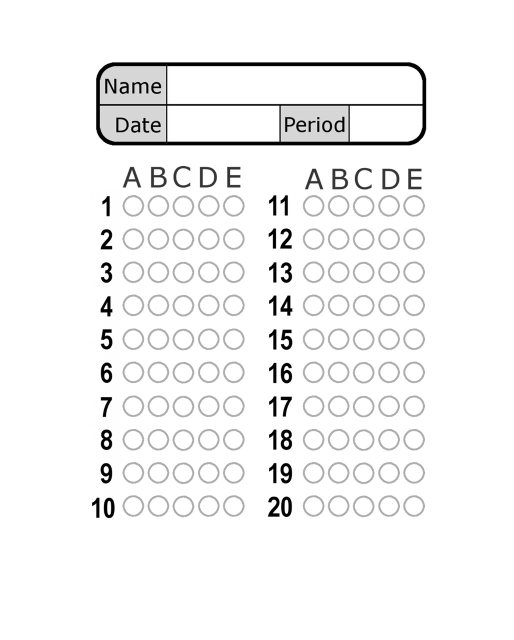
#> input picture imgs/10.jpeg, 1028 x 1280 px (shown at 1/2 size)
$ python test1.py
#> lines starting #> are read from the running program, lines starting #| are printed output that depends on the picture; after the words box and inside, x2 and y2 are one past the last pixel; in counts of white or black regions, pixels touching at a corner belong together
### utils.py
import numpy as np
import cv2 as cv
import inspect

from skimage.color import rgb2gray
from skimage.exposure import histogram
from skimage.morphology.selem import disk


# [35 lines left out: functions imshow, conv2_255, ptile, not called in this run]


def ring_se(inner_rad, outer_rad):
    assert outer_rad > inner_rad, 'The inner radius must be less than outer radius.'
    disc = disk(outer_rad)
    disc[outer_rad-inner_rad:outer_rad+inner_rad+1,
         outer_rad-inner_rad:outer_rad+inner_rad+1] -= disk(inner_rad)
    return disc


# [22 lines left out: function binary_thresh, not called in this run]


def resize_factor(img, factor=1):
    h, w = img.shape[0], img.shape[1]
    return cv.resize(img, w * factor, h * factor)


# [9 lines left out: function resize_hw, not called in this run]

### test1.py
from commonfunctions import show_images
import cv2 as cv
import typing
import numpy as np
import imutils
from matplotlib import pyplot as plt
from utils import ptile,ring_se
from skimage.filters import threshold_local
import utils
import functools
import easyocr

def get_y_dim(stripped_image):
    j = stripped_image.shape[1] // 2
    flips = [0]
    diff, lower, upper = -1, -1, -1
    prv_clr = stripped_image[0][j]
    for i in range(stripped_image.shape[0]):
        if prv_clr != stripped_image[i][j]:
            prv_clr = stripped_image[i][j]
            flips.append(i)
            if flips[-1] - flips[-2] > diff:
                diff  = flips[-1] - flips[-2]
                upper = flips[-2]
                lower = flips[-1]

    return (upper, lower)

def get_largest_cols(stripped_image):
    i = stripped_image.shape[0] // 2
    # The first flip point.
    flips = [0]
    prv_clr = stripped_image[i][0]
    # Loop over the image width and record every line of color change.
    for j in range(stripped_image.shape[1]):
        if prv_clr != stripped_image[i][j]:
            prv_clr = stripped_image[i][j]
            flips.append(j)
    # The last flip point.
    flips.append(stripped_image.shape[1])
    # Get the column sizes we have.
    diffs = [j2 - j1 for j1, j2 in zip(flips, flips[1:])]
    max_dif = max(diffs)
    # Get the indices of all the columns that have
    # comparable sizes to the max column size.
    indices = [index for index, value in enumerate(diffs)
               # If some column has the max column size -5%
               # we may include it.
               if (max_dif * 0.95 < value)]
    # Return the indicies of the columns we found.
    return [(flips[index], flips[index + 1]) for index in indices]


def biggestContour(contours, maxArea=5000):
    biggest = np.array([])
    max_area = 0
    for i in contours:
        area = cv.contourArea(i)
        # to avoid small contours (noise)
        if area > maxArea:
            peri = cv.arcLength(i, True)
            approx = cv.approxPolyDP(i, 0.02 * peri, True)
            # check if this rectangle
            if area > max_area and len(approx) == 4:
                biggest = approx
                max_area = area
    return biggest, max_area


# [62 lines left out: functions drawRectangle, reorder, sort_contours, get_nth_peak, not called in this run]

######################### start program #######################
images = ["imgs/5.jpg","imgs/11.jpg","imgs/10.jpeg"]
## take image
image = cv.imread(images[2])
#> image is the input picture: shape (1280, 1028, 3); min 0, max 255, mean 244.2
orignalImage = image.copy()
## no need for resize
# orignalImage = cv.resize(image,(800,800)) #resizing because opencv does not work well with bigger images

# get width and height
heigh = orignalImage.shape[0]
#> heigh = 1280
width = orignalImage.shape[1]
#> width = 1028

# convert image into grey scale
grayImage = cv.cvtColor(orignalImage, cv.COLOR_BGR2GRAY)

# get histogram
dst = cv.calcHist(grayImage, [0], None, [256], [0, 256])
#> dst = 256 values from 0 to 1028
plt.hist(grayImage.ravel(), 256, [0, 256])
plt.title('Histogram for gray scale image')
plt.show()
#> figure, not shown here; tallest bar 1104103 high, from x = 255 to 256

# make gaussian blur
blur = cv.GaussianBlur(grayImage, (5, 5), 0)
ret3, th3 = cv.threshold(blur, 0, 255, cv.THRESH_BINARY+cv.THRESH_OTSU)
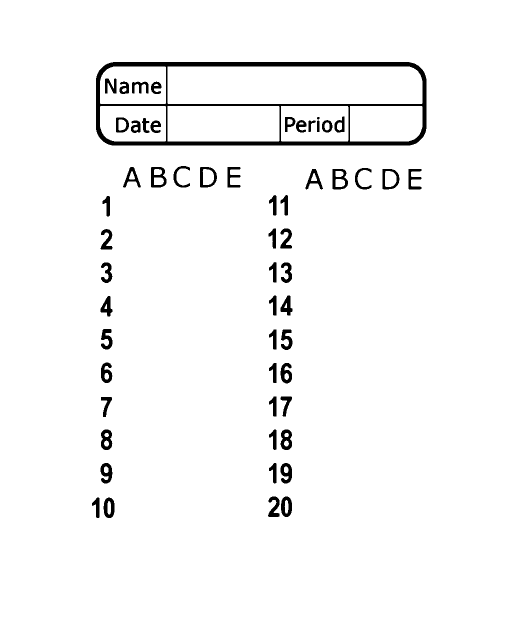
#> th3: shape (1280, 1028) (shown at 1/2 size); 96.9% white; 57 black regions, largest, box (x1, y1, x2, y2) and area: (192, 124, 853, 291) 16737, (302, 334, 333, 375) 681, (665, 338, 696, 379) 662
#> ret3 = 153
print(ret3)
#| 153.0
cv.imshow('thresh', th3)
cv.waitKey(0)

"""
# structure element
SE =np.ones((5,5),np.uint8)
# opening
openingImage = cv.morphologyEx(blur, cv.MORPH_OPEN, SE)
# followed by closing with same SE
closingImage = cv.morphologyEx(blur, cv.MORPH_CLOSE, SE)
"""

# m7tagen n7dd el threshold @zizo
med_val = np.median(blur)
#> med_val = 255
lower = int(max(0, 0.7*med_val))
#> lower = 178
upper = int(min(255, 1.3*med_val))
#> upper = 255
edged = cv.Canny(blur, lower, upper)
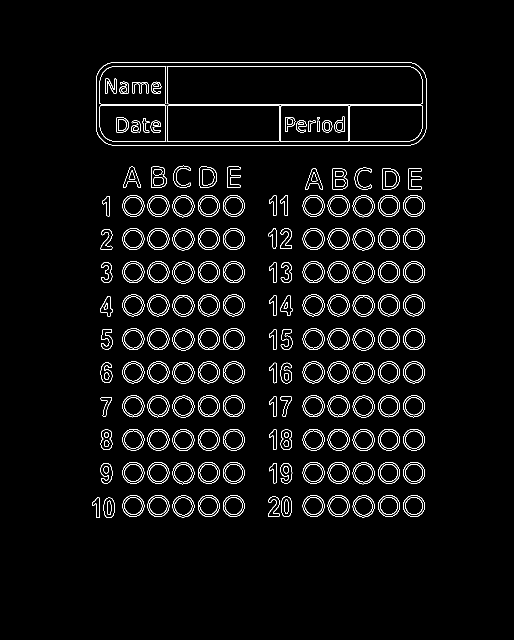
#> edged: shape (1280, 1028) (shown at 1/2 size); 3.3% white in thin lines or dots, all inside (x1, y1, x2, y2) = (184, 124, 853, 1036)
cv.imshow("Outline", edged)
cv.waitKey(0)

## msh 3arf lsa btboz leh??
# structure element
# SE = np.ones((5,5))
# Dilation = cv.dilate(edged,SE,iterations = 2)
# erosion = cv.erode(edged,SE,iterations = 1)


"""
save all found contours in contours
"""
contours, hirerarchy = cv.findContours(
    edged.copy(), cv.RETR_EXTERNAL, cv.CHAIN_APPROX_SIMPLE)
#> contours = 143 contours, 8 with area under 20; largest, box (x1, y1, x2, y2) and area: (192, 124, 853, 291) 108362, (244, 990, 289, 1034) 1461, (295, 990, 339, 1034) 1460, (806, 456, 850, 500) 1460, (806, 990, 850, 1034) 1459; hirerarchy = 143 rows, first 6: [1, -1, -1, -1], [2, 0, -1, -1], [3, 1, -1, -1], [4, 2, -1, -1], [5, 3, -1, -1], [6, 4, -1, -1]
## the paper is the biggest contour in image
biggest, maxArea = biggestContour(contours, width*heigh//5)
#> the loop in biggestContour, `for i in contours:` made 143 passes
#> area on passes 1 to 12: 727.5, 299.5, 725, 495.5, 1452, 1453, 1459, 1457, 1453, 1455, 1456, 1456
#> after the loop in biggestContour, `for i in contours:`: biggest = empty array; max_area = 0
#> biggest = empty array; maxArea = 0

# biggest are 4 points of our biggest contour
print(biggest)
if biggest.size != 0:
    # reorder these 4 points
    biggest = reorder(biggest)
    cv.drawContours(image, biggest, -1, (0, 255, 0), 20)
    imgBigContour = drawRectangle(image, biggest, 2)
    cv.imshow("Big Contours", cv.resize(image, (600, 800)))
    cv.waitKey(0)
    # reorder sort points according to our annotations
    # extract exampaper from  image (warpPerspective)
    pts1 = np.float32(biggest)
    pts2 = np.float32([[0, 0], [width, 0], [0, heigh], [width, heigh]])
    paperView = cv.getPerspectiveTransform(pts1, pts2)
    wrap = cv.warpPerspective(orignalImage, paperView, (width, heigh))
    cv.imshow("final", cv.resize(wrap, (600, 800)))
    cv.waitKey(0)

# if their is no biggest contour (contour with large size)
#   then the image is already the exam paper so take the greyImage
if biggest != []:
    examPaper = wrap
    examPaper = cv.cvtColor(examPaper, cv.COLOR_BGR2GRAY)
else:
    examPaper = grayImage


## histogram of the examPaper itself
cv.imshow("bubble group", cv.resize(examPaper, (600, 800)))
cv.waitKey(0)
plt.hist(examPaper.ravel(), 256, [0, 256])
plt.title('Histogram for gray scale image')
plt.show()


"""
####   hsv thresholding   (tare2a 7lwa mmkn nst5dmha)
imgHsv = cv.cvtColor(examPaper, cv.COLOR_BGR2HSV)

# Define lower/upper color
lower = np.array([0, 0, 180])
upper = np.array([180, 20, 255])

# Check the region of the image actually with a color in the range defined below
# inRange returns a matrix in black and white
bw = cv.inRange(imgHsv, lower, upper)
print(bw)
"""


#TODO: 3ayzen nzbt el thresholding
ret, thresh1 = cv.threshold(examPaper, 220, 255, cv.THRESH_BINARY_INV)
#> thresh1: shape (1280, 1028); 8.8% white; 142 white regions, largest, box (x1, y1, x2, y2) and area: (192, 124, 853, 291) 43298, (664, 337, 696, 379) 799, (302, 333, 334, 375) 748
#th = utils.ptile(examPaper, 100-85)
#thresh1 = np.where(examPaper > th, 255, 0)
# show_images([thresh1])
cv.imshow("threshold", thresh1)
cv.waitKey(0)


# [11 lines of commented-out code are left out]
SE = np.ones((25, width))
stripped_image = cv.dilate(thresh1, SE, iterations=1)
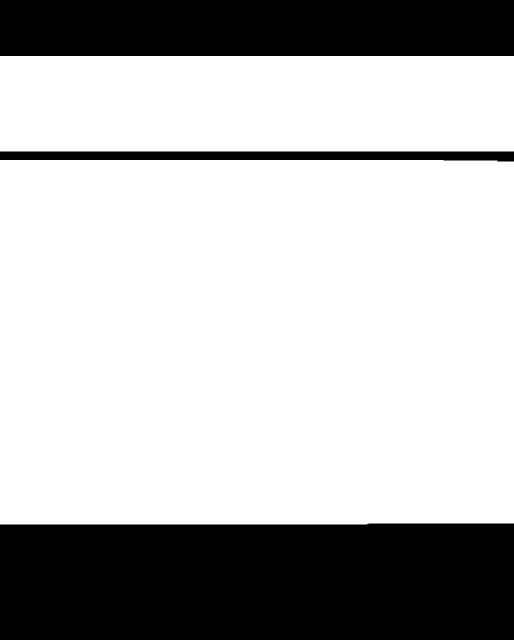
#> stripped_image: shape (1280, 1028) (shown at 1/2 size); 71.8% white; 3 black regions, box (x1, y1, x2, y2) and area: (0, 1047, 1028, 1280) 238053, (0, 0, 1028, 112) 115136, (0, 303, 1028, 323) 17683
cv.imshow("stripted", stripped_image)
cv.waitKey(0)

## get the sripts and (biggest sripts is the bubbles group)
upper, lower = get_y_dim(stripped_image)
#> the loop in get_y_dim, `for i in range(stripped_image.shape[0]):` made 1280 passes
#> prv_clr on passes 113, 304, 321, 1050: 255, 0, 255, 0
#> after the loop in get_y_dim, `for i in range(stripped_image.shape[0]):`: diff = 729; flips = [0, 112, 303, 320, 1049]; lower = 1049; prv_clr = 0; upper = 320
#> upper = 320; lower = 1049
thresh1 = thresh1[upper:lower, :]
#> thresh1: shape (729, 1028); 9.7% white; 141 white regions, largest, box (x1, y1, x2, y2) and area: (664, 17, 696, 59) 799, (302, 13, 334, 55) 748, (764, 17, 799, 59) 711
striptedImage = orignalImage[upper:lower, :]
cv.imshow("stripted", thresh1)
cv.waitKey(0)

SE = np.ones((thresh1.shape[0],10))
stripped_image = cv.dilate(thresh1, SE, iterations=1)
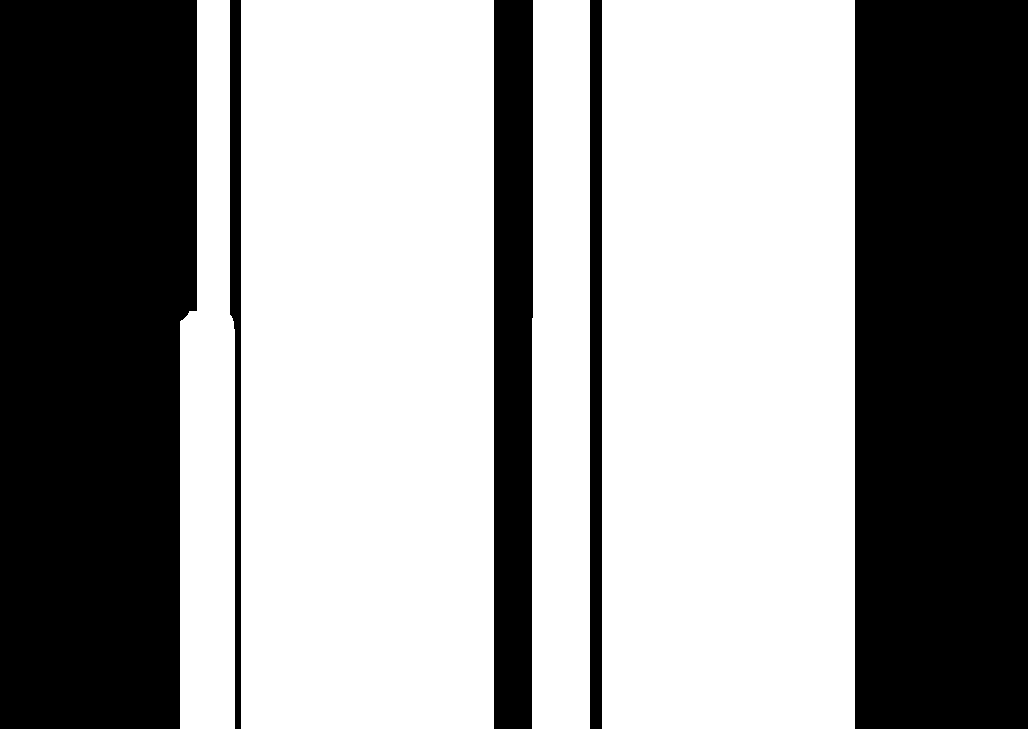
#> stripped_image: shape (729, 1028); 59.2% white; 5 black regions, box (x1, y1, x2, y2) and area: (0, 0, 197, 729) 136567, (855, 0, 1028, 729) 126117, (494, 0, 533, 729) 28020, (590, 0, 602, 729) 8748, (230, 0, 241, 729) 5973
cv.imshow("stripted ver", stripped_image)
cv.waitKey(0)
col_indices = get_largest_cols(stripped_image)
#> in get_largest_cols, `prv_clr = stripped_image[i][0]`: prv_clr = 0
#> the loop in get_largest_cols, `for j in range(stripped_image.shape[1]):` made 1028 passes
#> after the loop in get_largest_cols, `for j in range(stripped_image.shape[1]):`: flips = [0, 180, 235, 241, 494, 532, 590, 602, 855]; prv_clr = 0
#> in get_largest_cols, `diffs = [j2 - j1 for j1, j2 in zip(flips, flips[1:])]`: diffs = [180, 55, 6, 253, 38, 58, 12, 253, 173]
#> in get_largest_cols, `max_dif = max(diffs)`: max_dif = 253
#> in get_largest_cols, `indices = [index for index, value in enumerate(diffs)`: indices = [3, 7]
#> col_indices = [(241, 494), (602, 855)]
wraps = [striptedImage[:, col_index[0]:col_index[1]] for col_index in col_indices]
#> wraps = 2 items
for part in wraps:
    cv.imshow("hi",cv.resize(part,(600,800)))
    cv.waitKey(0)
#> this loop made 2 passes
#> pass 1, `cv.imshow("hi",cv.resize(part,(600,800)))`:
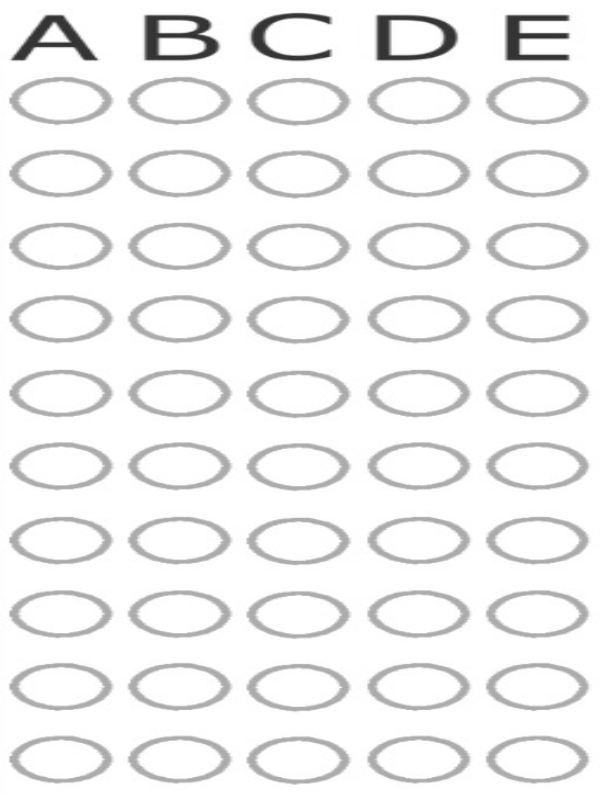
#> window 'hi': shape (800, 600, 3); min 46, max 255, mean 240.8

'''
## dilate the bubbles to make each group as contour
SE = np.ones((20, 20))
# dilation
dilation = cv.dilate(thresh1, SE, iterations=1)
cv.imshow("dilation", dilation)
cv.waitKey(0)

## get contours of each bubbles group
contours, hirerarchy = cv.findContours(
    dilation.copy(), cv.RETR_EXTERNAL, cv.CHAIN_APPROX_SIMPLE)

# sort contours by area
contours = sorted(contours, key=cv.contourArea, reverse=True)

BubblesGroup = []

for con in contours:
    # approximate the contour
    peri = cv.arcLength(con, True)
    if cv.contourArea(con) < (width*heigh) // 8:
        break
    approx = cv.approxPolyDP(con, 0.02 * peri, True)
    # if our approximated contour has four points, then we
    # can assume that we have found our screen
    if len(approx) == 4:
        BubblesGroup.append(approx)
BubblesGroup = sort_contours(BubblesGroup, method="left-to-right")[0]
print(len(BubblesGroup))
'''

# [18 lines of commented-out code are left out]
wrapGrey =cv.cvtColor( wraps[0] , cv.COLOR_BGR2GRAY)
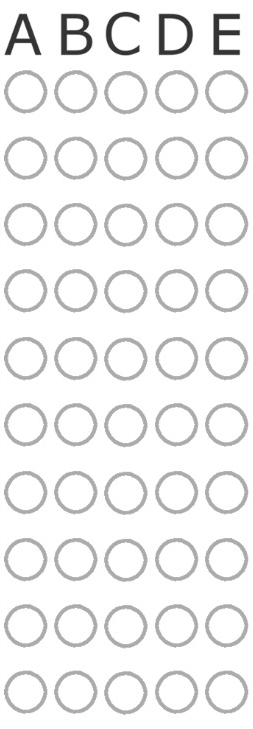
#> wrapGrey: shape (729, 253); min 44, max 255, mean 240.8
##
ret4, th4 = cv.threshold(wrapGrey, 0, 255, cv.THRESH_BINARY_INV+cv.THRESH_OTSU)
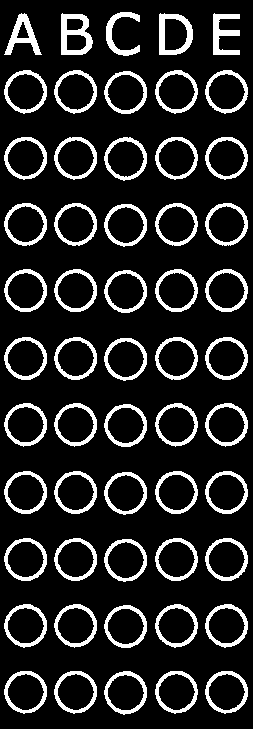
#> th4: shape (729, 253); 14.6% white; 55 white regions, largest, box (x1, y1, x2, y2) and area: (61, 13, 93, 55) 722, (159, 13, 193, 55) 647, (213, 13, 240, 55) 589
#> ret4 = 209
# find contours in the thresholded image, then initialize
# the list of contours that correspond to questions
cv.imshow('before circle dilate',th4)
cv.waitKey(0)

###
noOfWhites = []
for i in range(0,100,1):
#> (the run stopped early here; a loop or call above may not have finished)

$ run again, with imgs/12.jpeg copied over imgs/10.jpeg
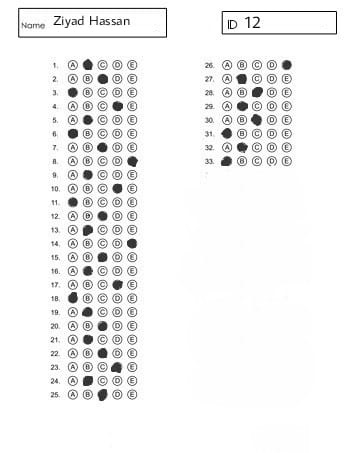
#> input picture imgs/12.jpeg, 350 x 453 px
#> image is the input picture: shape (453, 350, 3); min 0, max 255, mean 242.8
#> dst = 256 values from 0 to 343
#> `ret3, th3 = cv.threshold(blur, 0, 255, cv.THRESH_BINARY+cv.THRESH_OTSU)`:
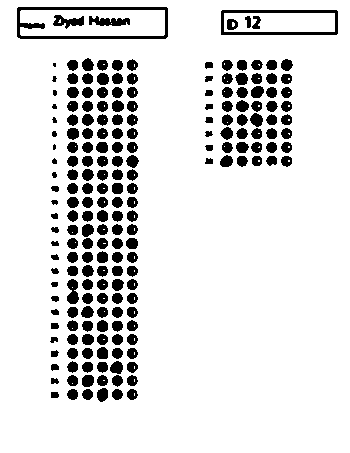
#> th3: shape (453, 350); 87.4% white; 204 black regions (2 under 20 px), largest, box (x1, y1, x2, y2) and area: (17, 7, 168, 39) 1176, (221, 10, 338, 35) 813, (89, 16, 130, 26) 273
#> ret3 = 214
#| 214.0
#> med_val = 254
#> `lower = int(max(0, 0.7*med_val))`: lower = 177
#> `upper = int(min(255, 1.3*med_val))`: upper = 255
#> edged: shape (453, 350); 5% white in thin lines or dots, all inside (x1, y1, x2, y2) = (17, 7, 338, 401)
#> contours = 272 contours, 207 with area under 20; largest, box (x1, y1, x2, y2) and area: (17, 7, 168, 39) 4648, (220, 10, 338, 36) 2914, (67, 210, 79, 222) 107, (67, 114, 79, 126) 107, (67, 59, 79, 71) 107; hirerarchy = 272 rows, first 6: [1, -1, -1, -1], [2, 0, -1, -1], [3, 1, -1, -1], [4, 2, -1, -1], [5, 3, -1, -1], [6, 4, -1, -1]
#> the loop in biggestContour, `for i in contours:` made 272 passes
#> area on passes 2, 5, 9: 36, 88.5, 31.5
#> after the loop in biggestContour, `for i in contours:`: biggest = empty array; max_area = 0
#> `biggest, maxArea = biggestContour(contours, width*heigh//5)`: biggest = empty array; maxArea = 0
#> in get_y_dim, `prv_clr = stripped_image[0][j]`: prv_clr = 255
#> the loop in get_y_dim, `for i in range(stripped_image.shape[0]):` made 453 passes
#> prv_clr on pass 414: 0
#> after the loop in get_y_dim, `for i in range(stripped_image.shape[0]):`: diff = 413; flips = [0, 413]; lower = 413; prv_clr = 0
#> `upper, lower = get_y_dim(stripped_image)`: lower = 413
#> in get_largest_cols, `prv_clr = stripped_image[i][0]`: prv_clr = 0
#> the loop in get_largest_cols, `for j in range(stripped_image.shape[1]):` made 350 passes
#> prv_clr on passes 15, 173, 202, 343: 255, 0, 255, 0
#> after the loop in get_largest_cols, `for j in range(stripped_image.shape[1]):`: flips = [0, 14, 172, 201, 342]; prv_clr = 0
#> diffs = [14, 158, 29, 141, 8]
#> max_dif = 158
#> indices = [1]
#> col_indices = [(14, 172)]
#> wraps = 1 item
#> the loop `for part in wraps:` made 1 pass
#> `ret4, th4 = cv.threshold(wrapGrey, 0, 255, cv.THRESH_BINARY_INV+cv.THR..`:
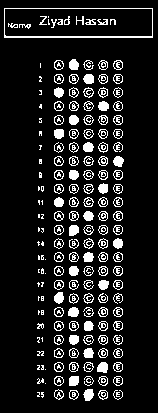
#> th4: shape (413, 158); 12.2% white; 219 white regions (80 under 20 px), largest, box (x1, y1, x2, y2) and area: (4, 8, 153, 38) 502, (97, 362, 108, 373) 98, (83, 389, 94, 401) 98
#> ret4 = 182
